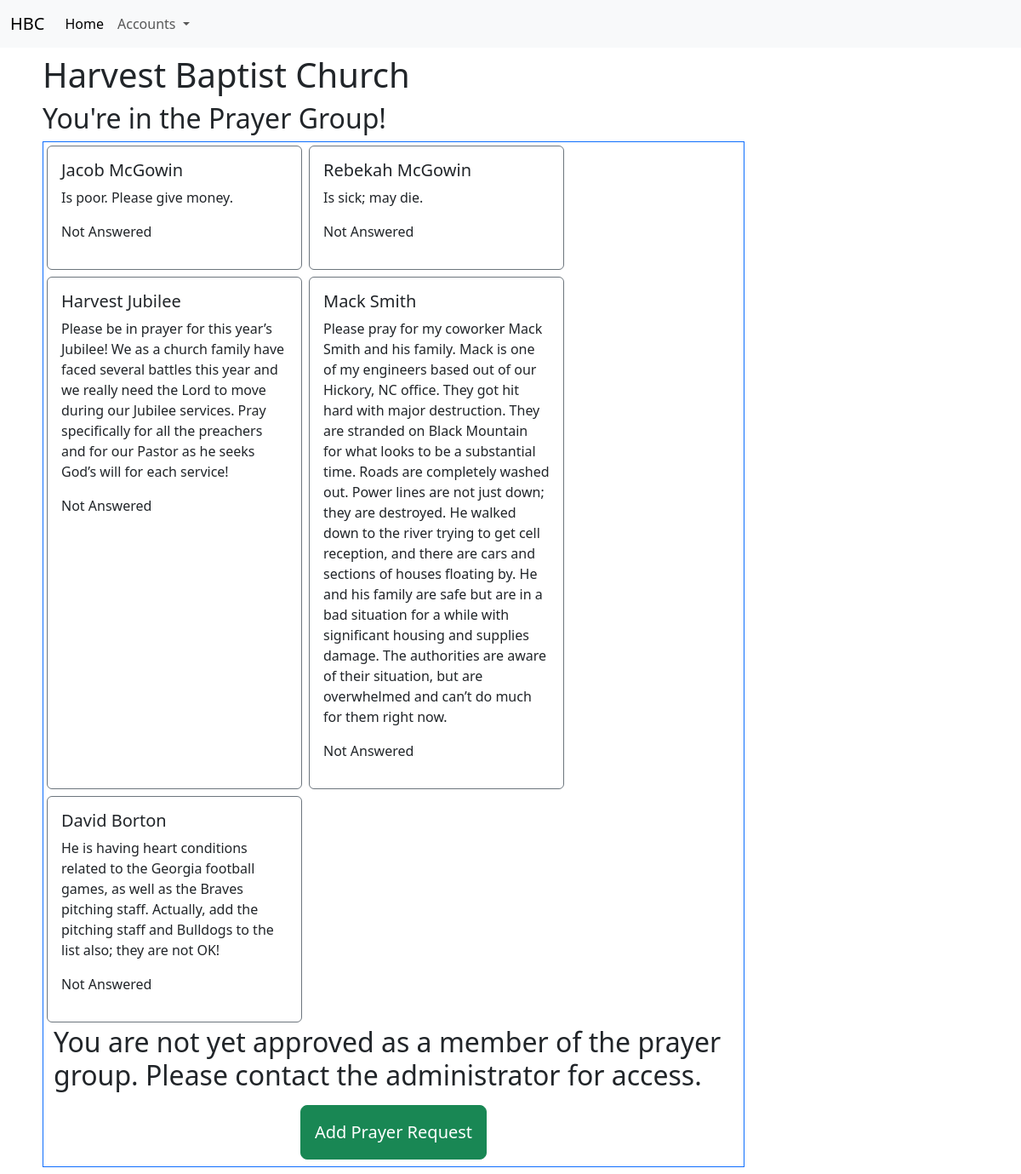
The app's page /prayer/ (signed in) with its own data.
### prayer/models.py (models this page shows, shortened)
class Request(models.Model):
    REQUEST_CATEGORY_CHOICES = [
        ("HE", "Health"),
        ("FI", "Financial"),
        ("FA", "Family"),
        ("SP", "Spiritual"),
        ("OT", "Other"),
    ]
    first_name = models.CharField(max_length=100, null=True, blank=True,)
    last_name = models.CharField(max_length=100, null=True, blank=True,)
    category = models.CharField(max_length=2, choices=REQUEST_CATEGORY_CHOICES)
    description = models.TextField(max_length=5000, null=True, blank=True,)
    is_answered = models.BooleanField(default=False, null=True, blank=True,)
    answer = models.TextField(null=True, blank=True,)

### prayer/views.py (the view, shortened to what this page needs)
# urls.py: 2. Add a URL to urlpatterns:  path('', views.home, name='home')
def home(request):
    request_form = RequestForm()
    context = {
        'form': request_form,
    }
    if request.user.is_authenticated:
        context['requests'] = Request.objects.all()
    return render(request, 'prayer/home.html', context)

### templates/prayer/home.html (shortened to what this page needs)
{% extends '../base.html' %}
{% block section1 %}
    <h1>Harvest Baptist Church</h1>
{% for group in request.user.groups.all %}
    {% if group.name == 'Prayer Group' %}
        <h2>You're in the Prayer Group!</h2>
<div id="carouselExampleCaptions" class="carousel slide w-75">
<div id="" class="w-100 border border-primary">
      <div class="d-flex flex-wrap align-self-baseline">
    {% for item in requests %}
       <div class="card m-1 border border-secondary w-25" style="min-width:300px;">
        <div class="card-body">
          <h5 class="card-title">{{ item.first_name }} {{ item.last_name }}</h5>
          <p class="card-text">{{ item.description }}</p>
            <p>
            {% if item.is_answered == True %}
                Answered
            {% else %}
                Not Answered
            {% endif %}
            </p>
        </div>
      </div>
    {% endfor %}
    {% endif %}
{% endfor %}
      {% if not access %}
          <div class="container">
              <h2 class="">You are not yet approved as a member of the prayer group. Please contact the administrator for access.</h2>
          </div>
    {% endif %}
{% endblock %}
{% block form_modal %}
<div class="d-flex justify-content-center">
    <button type="button" class="btn btn-lg btn-success p-3" data-bs-toggle="modal" data-bs-target="#exampleModal">
      Add Prayer Request
    </button>
</div>
{% endblock %}

### templates/base.html (shortened to what this page needs)
<!doctype html>
<html lang="en">
  <head>
    <link href="https://cdn.jsdelivr.net/npm/bootstrap@5.3.3/dist/css/bootstrap.min.css" rel="stylesheet">
  </head>
  <body>
  {% include 'nav.html' %}
<div class="container d-flex justify-content-around w-100">
    <div class="m-2">
        {% block section1 %}
        {% endblock %}
    </div>
    <div class="m-2">
        {% block form_modal %}
        {% endblock %}
    </div>
</div>
  </body>
</html>

### templates/nav.html (shortened to what this page needs)
{% block nav %}
<nav class="navbar navbar-expand-lg bg-body-tertiary">
  <div class="container-fluid">
    <a class="navbar-brand" href="{% url 'home' %}">HBC</a>
    <div class="collapse navbar-collapse" id="navbarNavDropdown">
      <ul class="navbar-nav">
        <li class="nav-item">
          <a class="nav-link active" aria-current="page" href="{% url 'home' %}">Home</a>
        </li>
        <li class="nav-item dropdown">
          <a class="nav-link dropdown-toggle" href="#" role="button" data-bs-toggle="dropdown" aria-expanded="false">
            Accounts
          </a>
        </li>
      </ul>
    </div>
  </div>
</nav>
{% endblock %}

### records on screen
Request: first_name "Jacob", last_name "McGowin", description "Is poor. Please give money.", is_answered "Not Answered"
Request: first_name "Rebekah", last_name "McGowin", description "Is sick; may die.", is_answered "Not Answered"
Request: first_name "Harvest", last_name "Jubilee", description "Please be in prayer for this year’s Jubilee! We as a church family have faced several battles this year and we really need the Lord to move during our Jubilee services. Pray specifically for all the preachers and for our Pastor as he seeks God’s will for each service!", is_answered "Not Answered"
Request: first_name "Mack", last_name "Smith", description "Please pray for my coworker Mack Smith and his family. Mack is one of my engineers based out of our Hickory, NC office. They got hit hard with major destruction. They are stranded on Black Mountain for what looks to be a substantial time. Roads are completely washed out. Power lines are not just down; they are destroyed. He walked down to the river trying to get cell reception, and there are cars and sections of houses floating by. He and his family are safe but are in a bad situation for a while with significant housing and supplies damage. The authorities are aware of their situation, but are overwhelmed and can’t do much for them right now.", is_answered "Not Answered"
Request: first_name "David", last_name "Borton", description "He is having heart conditions related to the Georgia football games, as well as the Braves pitching staff. Actually, add the pitching staff and Bulldogs to the list also; they are not OK!", is_answered "Not Answered"
